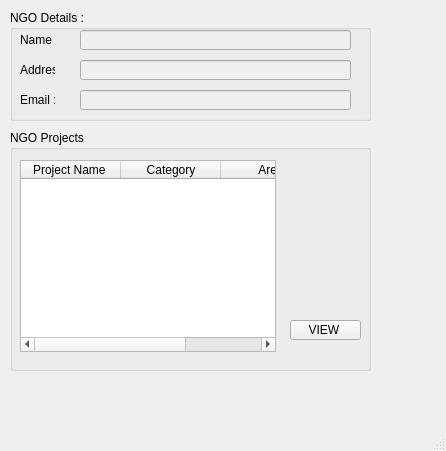
<?xml version="1.0" encoding="UTF-8"?>
<ui version="4.0">
 <class>MainWindow</class>
 <widget class="QMainWindow" name="MainWindow">
  <property name="geometry">
   <rect>
    <x>0</x>
    <y>0</y>
    <width>446</width>
    <height>451</height>
   </rect>
  </property>
  <property name="windowTitle">
   <string>MainWindow</string>
  </property>
  <widget class="QWidget" name="centralwidget">
   <widget class="QGroupBox" name="groupBox">
    <property name="geometry">
     <rect>
      <x>10</x>
      <y>10</y>
      <width>361</width>
      <height>111</height>
     </rect>
    </property>
    <property name="title">
     <string>NGO Details : </string>
    </property>
    <widget class="QLabel" name="label">
     <property name="geometry">
      <rect>
       <x>10</x>
       <y>20</y>
       <width>35</width>
       <height>20</height>
      </rect>
     </property>
     <property name="text">
      <string>Name : </string>
     </property>
    </widget>
    <widget class="QLabel" name="label_2">
     <property name="geometry">
      <rect>
       <x>10</x>
       <y>50</y>
       <width>35</width>
       <height>20</height>
      </rect>
     </property>
     <property name="text">
      <string>Address : </string>
     </property>
    </widget>
    <widget class="QLabel" name="label_3">
     <property name="geometry">
      <rect>
       <x>10</x>
       <y>80</y>
       <width>35</width>
       <height>20</height>
      </rect>
     </property>
     <property name="text">
      <string>Email : </string>
     </property>
    </widget>
    <widget class="QLineEdit" name="lineEdit">
     <property name="enabled">
      <bool>false</bool>
     </property>
     <property name="geometry">
      <rect>
       <x>70</x>
       <y>20</y>
       <width>271</width>
       <height>20</height>
      </rect>
     </property>
    </widget>
    <widget class="QLineEdit" name="lineEdit_2">
     <property name="enabled">
      <bool>false</bool>
     </property>
     <property name="geometry">
      <rect>
       <x>70</x>
       <y>50</y>
       <width>271</width>
       <height>20</height>
      </rect>
     </property>
    </widget>
    <widget class="QLineEdit" name="lineEdit_3">
     <property name="enabled">
      <bool>false</bool>
     </property>
     <property name="geometry">
      <rect>
       <x>70</x>
       <y>80</y>
       <width>271</width>
       <height>20</height>
      </rect>
     </property>
    </widget>
   </widget>
   <widget class="QGroupBox" name="groupBox_2">
    <property name="geometry">
     <rect>
      <x>10</x>
      <y>130</y>
      <width>361</width>
      <height>241</height>
     </rect>
    </property>
    <property name="title">
     <string>NGO Projects </string>
    </property>
    <widget class="QPushButton" name="ViewButton">
     <property name="geometry">
      <rect>
       <x>280</x>
       <y>190</y>
       <width>71</width>
       <height>20</height>
      </rect>
     </property>
     <property name="text">
      <string>VIEW </string>
     </property>
    </widget>
    <widget class="QTableWidget" name="tableWidget">
     <property name="geometry">
      <rect>
       <x>10</x>
       <y>30</y>
       <width>256</width>
       <height>192</height>
      </rect>
     </property>
     <column>
      <property name="text">
       <string>Project Name </string>
      </property>
     </column>
     <column>
      <property name="text">
       <string>Category</string>
      </property>
     </column>
     <column>
      <property name="text">
       <string>Area</string>
      </property>
     </column>
    </widget>
   </widget>
  </widget>
  <widget class="QMenuBar" name="menubar">
   <property name="geometry">
    <rect>
     <x>0</x>
     <y>0</y>
     <width>446</width>
     <height>18</height>
    </rect>
   </property>
  </widget>
  <widget class="QStatusBar" name="statusbar"/>
 </widget>
 <resources/>
 <connections/>
</ui>
